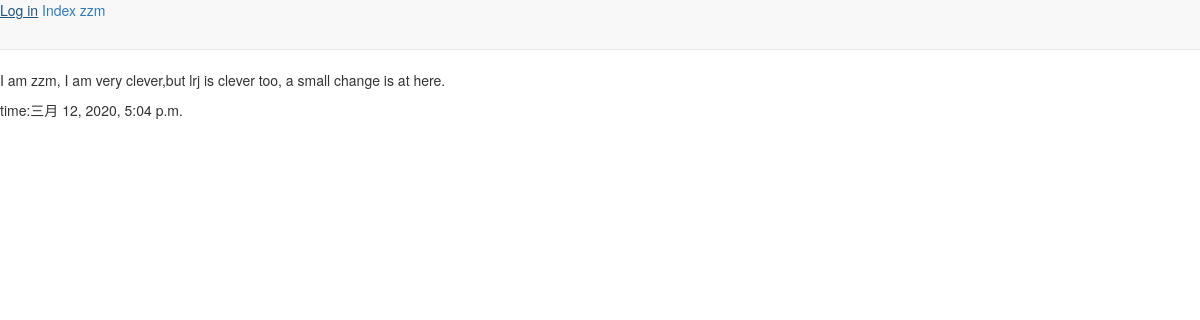
The app's page /blog/look_article/1 with its own data.
### blog/models.py (models this page shows, shortened)
class Article(models.Model):
    text = models.TextField()
    user = models.ForeignKey(User, on_delete=models.CASCADE)
    pub_date = models.DateTimeField(auto_now_add=True)

class User(models.Model):
    name = models.CharField(max_length=100)
    password = models.CharField(max_length=100)

### blog/views.py (the view)
# urls.py: path('look_article/<int:pk>', views.look_article, name='look_article'),
def look_article(request, pk):
    article = get_object_or_404(Article, pk=pk)
    context = {
        'article': article,
        'not_is_login': not request.session.get('is_login'),
        'pk': request.session.get('user'),
    }
    return render(request, 'blog/look_article.html', context=context)

### blog/templates/blog/look_article.html (shortened to what this page needs)
<!DOCTYPE html>
<html lang="en">
<head>
    {% load bootstrap3 %}
    {% bootstrap_css %}
    <link href="https://v3.bootcss.com/examples/signin/signin.css" rel="stylesheet">
</head>
<body>
<nav class="navbar navbar-default navbar-static-top">
<div class="navbar-header">
{% if not_is_login %}
<a href="{% url 'blog:login' %}">Log in</a>
{% else %}
<a href="{% url 'blog:private' pk %}">Home</a>
<a href="{% url 'blog:logout' %}">logout</a>
{% endif %}
<a href="{% url 'blog:index' %}">Index</a>
<a href="{% url 'blog:look_user' article.user.id %}">{{ article.user.name }}</a>
</div>
</nav>
<p>
    {{ article.text }}
</p>
<p>
    time:{{ article.pub_date }}
</p>
</body>
</html>

### records on screen
Article: user.name "zzm", text "I am zzm, I am very clever,but lrj is clever too, a small change is at here.", pub_date "三月 12, 2020, 5:04 p.m."
